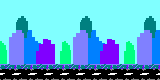

This is a level from a 2D game, rendered from its Tiled map with the project's own tilesets. A one-line summary and the map file follow, with tile-layer data summarised:
An orthogonal 10x5 tile map with 16x16 px tiles, 1 tile layer (Capa de Patrones 1), 4 tilesets.

<map version="1.0" orientation="orthogonal" renderorder="right-down" width="10" height="5" tilewidth="16" tileheight="16" nextobjectid="1">
 <tileset firstgid="1" name="EdificiosFondo" tilewidth="16" tileheight="16" tilecount="12">
  <image source="EdificiosFondo.png" width="192" height="16" />
 </tileset>
 <tileset firstgid="13" name="Fondo" tilewidth="16" tileheight="16" tilecount="4">
  <image source="Fondo.png" width="64" height="16" />
 </tileset>
 <tileset firstgid="17" name="NinioAbaho" tilewidth="16" tileheight="16" tilecount="8">
  <image source="NinioAbaho.png" width="128" height="16" />
 </tileset>
 <tileset firstgid="25" name="NinioArriba" tilewidth="16" tileheight="16" tilecount="8">
  <image source="NinioArriba.png" width="128" height="16" />
 </tileset>
 <layer name="Capa de Patrones 1" width="10" height="5">
  <data>[50 cells, 50 non-empty, 12 distinct tile ids]</data>
 </layer>
</map>
